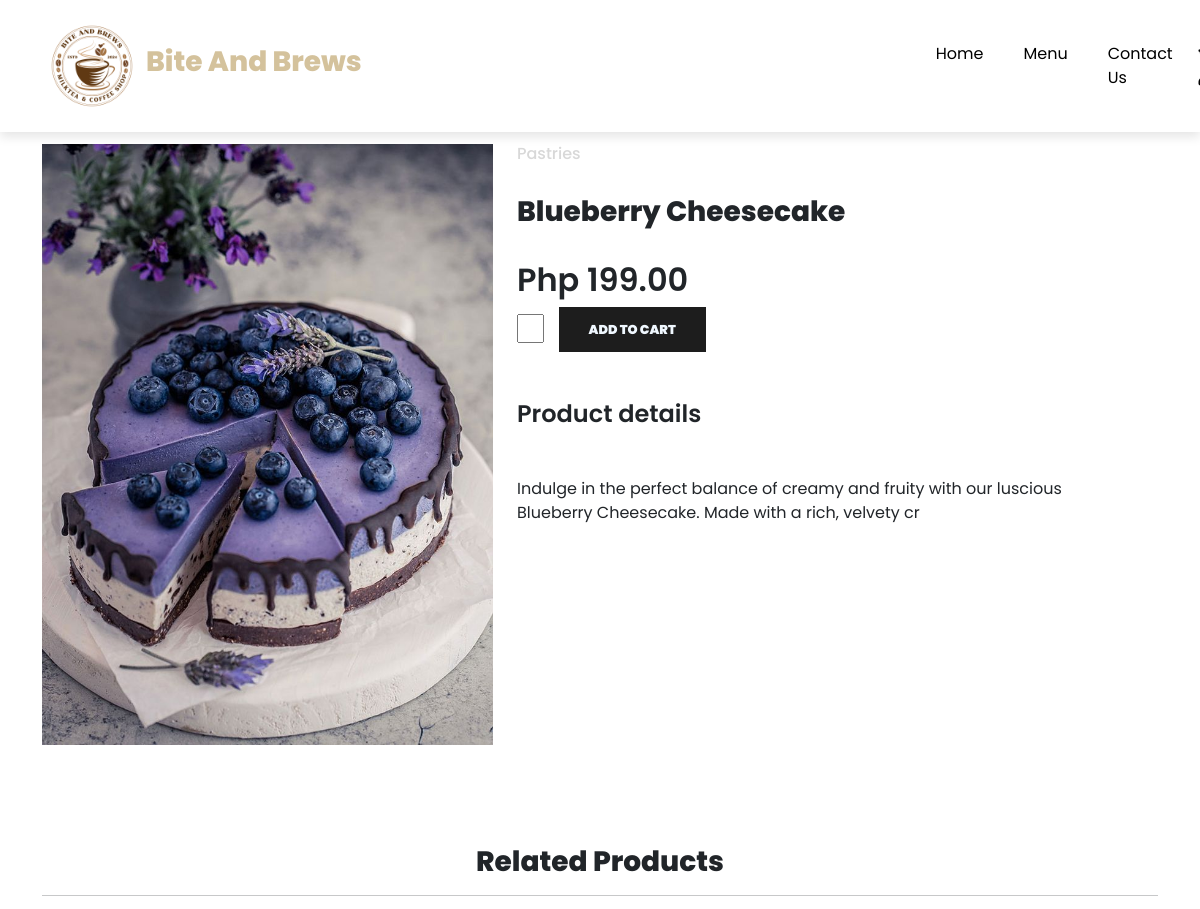
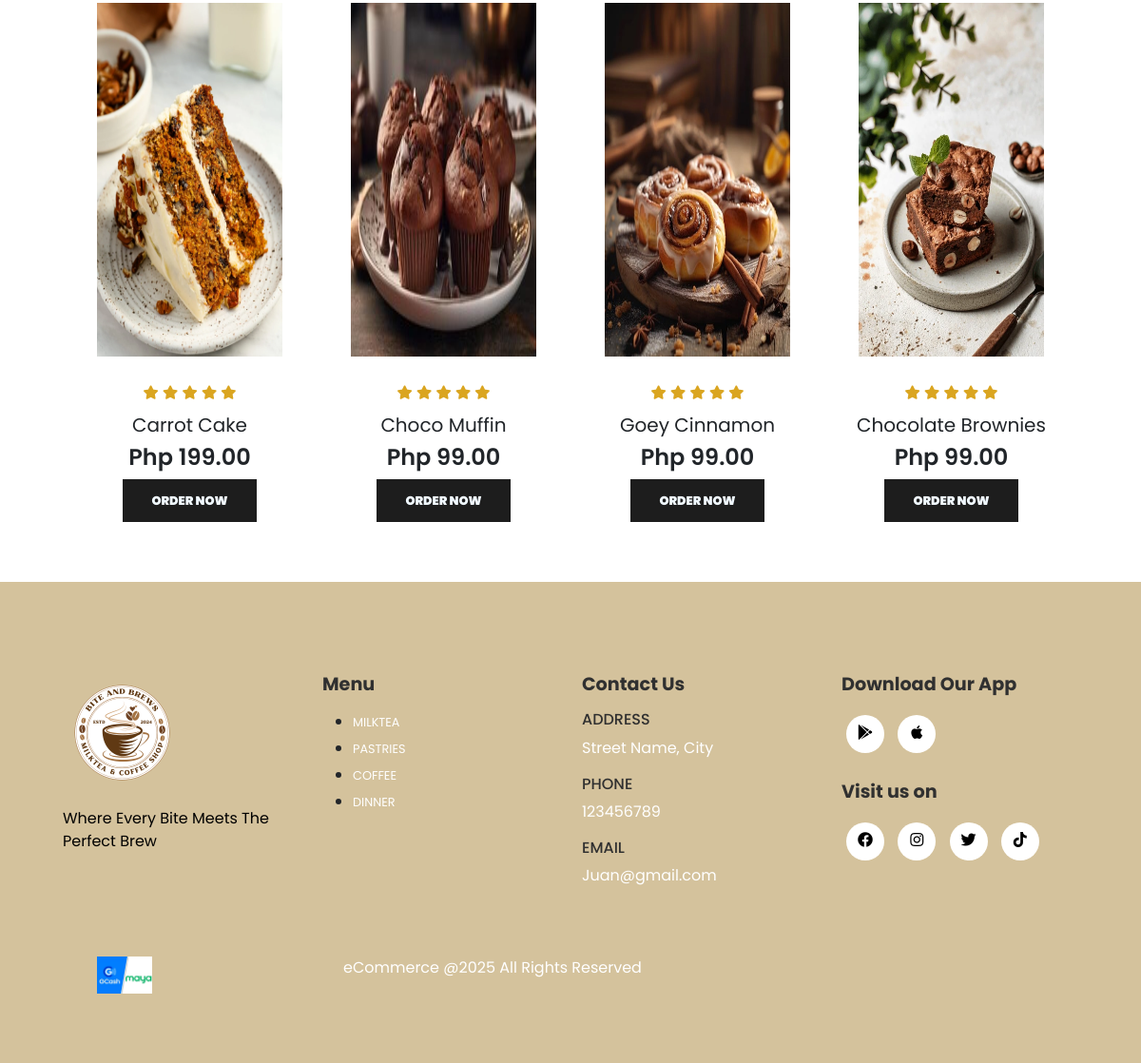
Page /single_menu.php?product_id=1 on the committed database (2 pictures, top to bottom).
### tables this page shows
CREATE TABLE `products` (
  `product_id` int(11) NOT NULL,
  `product_name` varchar(70) NOT NULL,
  `product_category` varchar(70) NOT NULL,
  `product_description` varchar(120) NOT NULL,
  `product_img` varchar(70) NOT NULL,
  `product_img1` varchar(70) NOT NULL,
  `product_img2` varchar(70) NOT NULL,
  `product_img3` varchar(70) NOT NULL,
  `product_img4` varchar(70) NOT NULL,
  `product_price` decimal(10,2) NOT NULL,
  `is_deleted` int(11) NOT NULL
);

### single_menu.php (the view, shortened to what this page needs)
<?php include('layouts/header.php'); ?>
<?php
include('conn/connection.php');
if(isset($_GET['product_id'])){
  $product_id = $_GET['product_id'];
  $stmt = $conn->prepare("SELECT * FROM products WHERE product_id = ? AND is_deleted = FALSE");
  $stmt->bind_param("i",$product_id);
  $stmt->execute();
  $product = $stmt->get_result();
  $current_product = $product->fetch_assoc();
  $related_stmt = $conn->prepare("SELECT * FROM products
                                  WHERE product_category = ?
                                  AND product_id != ?
                                  AND is_deleted = FALSE
                                  LIMIT 4");
  $related_stmt->bind_param("si", $current_product['product_category'], $product_id);
  $related_stmt->execute();
  $related_products = $related_stmt->get_result();
} else {
  header('location:index.php');
  exit;
}
?>
<section class="container single-product my-5 pt-5">
  <div class="row mt-5">
    <div class="col-lg-5 col-md-6 col-sm-12">
      <img class="img-fluid w-100 h-100 pb-1" src="assets/imgs/<?php echo $current_product['product_img']; ?>" id="mainImg">
    </div>
    <div class="col-lg-6 col-md-12 col-12">
      <h6><?php echo $current_product['product_category']; ?></h6>
      <h3 class="py-4"><?php echo $current_product['product_name']; ?></h3>
      <h2>Php <?php echo $current_product['product_price']; ?></h2>
      <form method="POST" action="cart.php">
        <input type="number" name="product_quantity" value="1" min="1"/>
        <button class="buy-btn" type="submit" name="add_to_cart">Add To Cart</button>
      </form>
      <h4 class="mt-5 mb-5">Product details</h4>
      <span><?php echo $current_product['product_description']; ?></span>
    </div>
  </div>
</section>
<section id="must-try" class="my-5 pb-5">
  <div class="container text-center mt-5 py-5">
    <h3>Related Products</h3>
    <hr>
    <div class="row mx-auto container-fluid">
      <?php while($row = $related_products->fetch_assoc()) { ?>
        <div class="product text-center col-lg-3 col-md-4 col-sm-12">
          <img onclick="window.location.href='single_menu.php?product_id=<?php echo $row['product_id']; ?>';"
               class="img-fluid mb-3"
               src="assets/imgs/<?php echo $row['product_img']; ?>"/>
          <div class="star">
            <i class="fas fa-star"></i>
            <i class="fas fa-star"></i>
            <i class="fas fa-star"></i>
            <i class="fas fa-star"></i>
            <i class="fas fa-star"></i>
          </div>
          <h5 class="b-name"><?php echo $row['product_name']; ?></h5>
          <h4 class="b-price">Php <?php echo $row['product_price']; ?></h4>
          <a href="single_menu.php?product_id=<?php echo $row['product_id']; ?>">
            <button class="order-btn">Order Now</button>
          </a>
        </div>
      <?php } ?>
    </div>
  </div>
</section>
<?php include('layouts/footer.php'); ?>

### assets/css/style.css (style rules this page uses)
* { margin: 0; padding: 0; box-sizing: border-box; }
body { font-family: 'Poppins',sans-serif; }
h2 { font-size: 1.8 rem; font-weight: 600; }
h3 { font-size: 1.5 rem; font-weight: 800; }
h4 { font-size: 1.2 rem; font-weight: 600; }
h5 { font-size: 1 rem; font-weight: 400; }
h6 { color:#D8D8D8; }
button { font-size: 0.8rem; font-weight: 900; outline: none; border: none; background-color: #1d1d1d; color: aliceblue; padding: 13px 30px; text-transform: uppercase; cursor: pointer; transition: 0.5s ease; }
#must-try .product img { height: 80%; width: 80%; }
.product { cursor: pointer; }
.product img { transition: 0.3s all; }
.star { padding: 10px 0; }
.star i { font-size: 0.9rem; color: goldenrod; }
.container { margin-bottom: 0; }
.single-product input { width: 5%; height: 5%; padding-left:10px; font-size: 16px; margin-right: 10px; }

### rows in the picture
products: product_img (picture), product_category "Pastries", product_name "Blueberry Cheesecake", product_price "199.00", product_description "Indulge in the perfect balance of creamy and fruity with our luscious Blueberry Cheesecake. Made with a rich, velvety cr"
products: product_img (picture), product_name "Carrot Cake", product_price "199.00"
products: product_img (picture), product_name "Choco Muffin", product_price "99.00"
products: product_img (picture), product_name "Goey Cinnamon", product_price "99.00"
products: product_img (picture), product_name "Chocolate Brownies", product_price "99.00"
